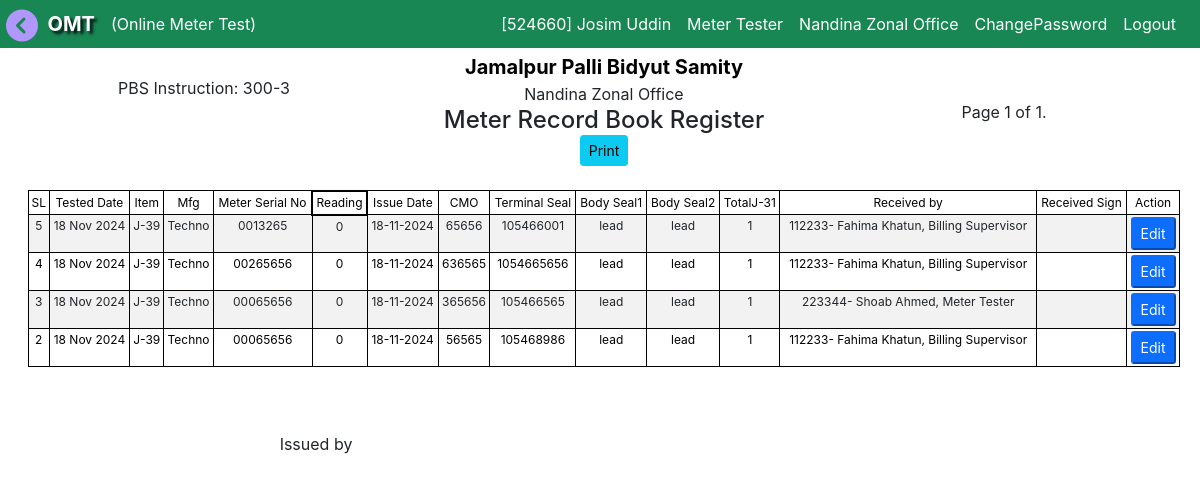
The app's page /meter_issue_list (signed in) with its own data.
### accounts/models.py (models this page shows, shortened)
class CustomUser(AbstractUser):
    ROLE_CHOICES = (
        ('admin', 'Admin'),
        ('MT', 'MT'),
        ('MTS', 'MTS'),
        ('IT', 'IT'),
        ('AGM', 'AGM'),
        ('DGM', 'DGM'),
        ('BS', 'BS'),
        ('BA', 'BA'),
        ('JE', 'JE'),
        ('LT', 'LT'),
        ('LM', 'LM'),
        ('user', 'User'),
    )
    username = models.CharField(max_length=100, unique=True)
    role = models.CharField(max_length=10, choices=ROLE_CHOICES, default='user')
    office = models.ForeignKey(Office, on_delete=models.CASCADE, null=True, blank=True)
    mobile = models.CharField(max_length=30, unique=True, blank=True, null=True)
    designation = models.ForeignKey(Designation, on_delete=models.SET_NULL, null=True, blank=True)
    training_id = models.CharField(max_length=30, unique=True, blank=True, null=True)
    date = models.DateField(auto_now_add=False, auto_now=False, default=today)
    sign_image = models.ImageField(upload_to='images/', null=True, blank=True)
    updated_by = models.CharField(max_length=100, blank=True, null=True)
    password_changed_at = models.DateTimeField(auto_now=True)  # Auto-updates on save
    def save(self, *args, **kwargs):
        if self.pk:
            original_user = CustomUser.objects.get(pk=self.pk)
            if original_user.password != self.password:
                self.password_changed_at = timezone.now()
        super().save(*args, **kwargs)

class Designation(models.Model):
    title = models.CharField(max_length=50, null=True, blank=True)
    details = models.CharField(max_length=50, null=True, blank=True)
    def __str__(self):
    	return self.title

class Office(models.Model):
	pbs = models.ForeignKey(Pbs, on_delete=models.CASCADE, blank=True, null=True)
	office_name =  models.CharField(max_length=255, null=True, blank=True)
	office_code = models.CharField(max_length=10, null=True, default="0")
	catagory = models.CharField(max_length=150, blank=True, null=True, choices= item_choice)
	updated_by = models.CharField(max_length=100, blank=True, null=True)

class Pbs(models.Model):
	pbs_code = models.CharField(max_length=10, null=True, blank=True, default="0")
	pbs_name = models.CharField(max_length=150, null=True, blank=True, default="default_pbs")
	updated_by = models.CharField(max_length=100, blank=True, null=True)

### issue_item/models.py (models this page shows, shortened)
class IssueItem(models.Model):
	office = models.ForeignKey(Office, on_delete=models.CASCADE, default=default_office)
	item = models.ForeignKey(Item, on_delete=models.CASCADE)
	serial = models.CharField(max_length=20, null=True, blank=True)
	cmo = models.CharField(max_length=20, null=True, blank=True)
	received_by = models.CharField(max_length=100, null=True, blank=True)
	meter_no = models.CharField(max_length=100, null=True, blank=True)
	reading = models.CharField(max_length=50, null=True, blank=True)
	main_seal = models.CharField(max_length=50, null=True, blank=True)
	body_seal1 = models.CharField(max_length=50, null=True, blank=True)
	body_seal2 = models.CharField(max_length=50, null=True, blank=True)
	mfg = models.CharField(max_length=50, null=True, blank=True)
	total_j31 = models.IntegerField(default=0)
	created_by = models.ForeignKey(User, on_delete=models.SET_NULL, null=True, related_name="issue_created_by")
	created_date = models.DateTimeField(auto_now_add=True, blank=True, null=True)
	updated_by = models.ForeignKey(User, on_delete=models.SET_NULL, null=True, related_name="issue_updated_by" )
	updated_date = models.DateTimeField(auto_now=True, blank=True, null=True)
	class Meta:
		ordering = ['-id']

### balance_reg/models.py (models this page shows)
class Item(models.Model):
	item_no = models.CharField(max_length=100, unique=True)
	details = models.CharField(max_length=255, blank = True)
	order = models.PositiveIntegerField(default=0)
	class Meta:
		ordering = ['order']
	def __str__(self):
		return str(self.item_no)

### accounts/decorators.py (the view)
        def _wrapped_view(request, *args, **kwargs):
            if request.user.role in allowed_roles:
                return view_func(request, *args, **kwargs)
            elif request.headers.get('x-requested-with') == 'XMLHttpRequest':
                print("ooooooooooooo")
                data = {"status":"failed", "message":"দুঃখিত, এই পরিবর্তনটি করতে আপনি অনুমতি প্রাপ্ত নন।"}
                return JsonResponse(data, safe=False)
            else:
            	raise PermissionDenied

### issue_item/views.py (called while the page is built)
@login_required
@role_required(['admin', 'MT', 'MTS'])
def meter_issue_list(request):
	item = Item.objects.all()
	try:
		item_list=IssueItem.objects.filter(office=request.user.office)
	except IssueItem.DoesNotExist:
		item_list = None
	paginator = Paginator(item_list, 20) # Show 20 contacts per page.
	page_number = request.GET.get('page')
	page_obj = paginator.get_page(page_number)
	mfg = Manufacturer.objects.all()
	employee = CustomUser.objects.filter(office=request.user.office)
	return render(request, 'issue_item/meter_issue_list.html', {'item_list':item_list, 'mfg':mfg, 'employee':employee, 'page_obj':page_obj, 'item':item})

### issue_item/templates/issue_item/meter_issue_list.html (shortened to what this page needs)
{% extends 'base.html' %}
{% load static %}
{% block content %}
<div >
<div class="m-1 col-12 w-100 row text-center ">
  <div class="col-md-4 col-sm-12 text-center"> <br>PBS Instruction: 300-3<br></div>
  <div class="col-md-4 col-sm-12 text-center"><b><a href="{% url 'test_input' %}" class="text-decoration-none fs-5">{{user.office.pbs.pbs_name}}</a></b> <br>{{user.office.office_name}}<br><span class="h4">Meter Record Book Register</span>
      <div id="print_btn"><button href="#" onClick='print_only_doc()' class="btn btn-sm btn-info">Print</button></div>
  </div>
  <div class="col-md-4 col-sm-12 text-right">  <br>
        <br>
        <div class="pagination d-flex justify-content-center">
            <span class="step-links">
                <span class="current">
                    Page {{ page_obj.number }} of {{ page_obj.paginator.num_pages }}.
                </span>
            </span>
        </div>
    </div>
<div class="w-100 table-responsive p-4 mr-2">
<table class="table table-striped mytable text-center col-12 table-responsive text-nowrap">
  <thead>
    <tr>
      <td>SL</td>
      <td>Tested Date</td>
      <td>Item</td>
      <td>Mfg</td>
      <td>Meter Serial No</td>
      <td class="text-center" style="border: 2px solid black;">Reading</td>
      <td>Issue Date</td>
      <td>CMO</td>
      <td>Terminal Seal</td>
      <td>Body Seal1</td>
      <td>Body Seal2</td>
      <td>TotalJ-31</td>
      <td>Received by</td>
      <td>Received Sign</td>
      <td style='widtd:40px;'>Action</td>
    </tr>
  </thead>
  <tbody>
    {% for data in page_obj %}
    <tr id="extra-{{data.id}}">
      <td class="data_id">{{data.id}}</td>
      <td class="data_date_1">{{ data.created_date|date:"d M Y" }}</td>
      <td class="data_item">{{data.item}}</td>
      <td class="data_mfg">{{data.mfg}}</td>
      <td class="data_meter_no">{{ data.meter_no }}</a></td>
      <td class="data_reading">{{data.reading}}</td>
      <td class="data_date_2">{{ data.created_date|date:"d-m-Y" }}</td>
      <td class="data_cmo">{{data.cmo}}</td>
      <td class="data_main_seal">{{data.main_seal}}</td>
      <td class="data_body_seal1">{{data.body_seal1}}</td>
      <td class="data_body_seal2">{{data.body_seal2}}</td>
      <td class="data_total_j31">{{data.total_j31}}</td>
      <td class="data_received_by">{{data.received_by}}</td>
      <td></td>
      <td>
        <button type="button" class="btn-sm btn-primary" data-bs-toggle="modal" data-bs-target="#issue-update-modal" onclick="editMeter({{data.id}})">Edit</button>
      </td>
    </tr>
    {% endfor %}
  </tbody>
</table>
<table class="table-sign">
<tr class="sign">
  <td rowspan="3" colspan="4"><br><br>Issued by<br>{{ profile.tested_by }}<br>{{profile.tested_designation}}</td>
  <td>
</tr>
</table>
</div>
</div>
</div>
{% endblock %}

### templates/navbar.html (shortened to what this page needs)
<nav class="navbar navbar-expand-sm navbar-dark bg-success text-white justify-content-end p-1" id="navbar">
  <div class="container-fluid">
    &nbsp; &nbsp; &nbsp; &nbsp;<span class="navbar-brand"><b style="text-shadow: 3px 3px 3px rgba(0, 0, 10, 0.9);">OMT</b></span>
    <div class="collapse navbar-collapse" id="navbarSupportedContent">
      {% if user.is_authenticated %}
        {% if role == 'MT' or role == 'MTS' %}
      <ul class="navbar-nav me-auto">
        <li class="nav-item dropdown">
          <span class="nav-link dropdown-toggle" href="#" id="navbarDropdown" role="button" data-bs-toggle="dropdown" aria-expanded="false">
            Test Data
          </span>
          <ul class="dropdown-menu" aria-labelledby="navbarDropdown">
            <li><a class="dropdown-item" href="{% url 'test_input' %}">New Test</a></li>
            <li><a class="dropdown-item" href="{% url 'test_report_multi' %}">Test Report</a></li>
            <li><a class="dropdown-item" href="{% url 'test_report_multi_search' %}">Search</a></li>
          </ul>
        </li>
        <li class="nav-item dropdown">
          <span class="nav-link dropdown-toggle" href="#" id="navbarDropdown" role="button" data-bs-toggle="dropdown" aria-expanded="false">
            Register
          </span>
          <ul class="dropdown-menu" aria-labelledby="navbarDropdown">
            <li><a class="dropdown-item" href="{% url 'issue_item' %}">Meter Issue</a></li>
            <li><a class="dropdown-item" href="{% url 'issue_seal' %}">Seal Issue</a></li>
            <li><hr class="dropdown-divider"></li>
            <li><a class="dropdown-item" href="{% url 'meter_issue_list' %}">Meter Record Book Register</a></li>
            <li><a class="dropdown-item" href="{% url 'seal_issue_list' %}">Seal Issue Register</a></li>
          </ul>
        </li>
        <li class="nav-item dropdown">
          <span class="nav-link dropdown-toggle" href="#" id="navbarDropdown" role="button" data-bs-toggle="dropdown" aria-expanded="false">
            Balance
          </span>
          <ul class="dropdown-menu" aria-labelledby="navbarDropdown">
            <li><a class="dropdown-item" href="{% url 'balance' %}">Balance</a></li>
            <li><a class="dropdown-item" href="{% url 'receive_item' %}">Receive All</a></li>
            <li><a class="dropdown-item" href="{% url 'issue_item_to_bl' %}">Send Item</a></li>
          </ul>
        </li>
        <li class="nav-item dropdown">
          <span class="nav-link dropdown-toggle" href="#" id="navbarDropdown" role="button" data-bs-toggle="dropdown" aria-expanded="false">
            More
          </span>
          <ul class="dropdown-menu" aria-labelledby="navbarDropdown">
            <li><a class="dropdown-item" href="{% url 'signup' %}">Add Employee</a></li>
            <li><a class="dropdown-item" href="{% url 'register' %}">Despass</a></li>
          </ul>
        </li>
      </ul>
      {% else %}
        (Online Meter Test)
      {% endif %}
      <ul class="navbar-nav ms-auto">
        <li class="nav-item">
          <a class="nav-link text-white text-nowrap" href="{% url 'profile' %}">[{{request.user.username}}]  {{request.user.first_name}} {{request.user.last_name}}</a>
        </li>
        <li class="nav-item">
          <a class="nav-link text-white text-nowrap" href="{% url 'profile' %}">{{request.user.designation}}</a>
        </li>
        <li class="nav-item">
          <a class="nav-link text-white text-nowrap" href="{% url 'profile' %}">{{request.user.office.office_name}}</a>
        </li>
        <li class="nav-item">
          <a class="nav-link text-white" href="{% url 'password_change' %}">ChangePassword</a>
        </li>
        <li class="nav-item">
          <a class="nav-link text-white" href="{% url 'logout' %}">Logout</a>
        </li>
      </ul>
      {% else %}
      <ul class="navbar-nav ms-auto">
        <li class="nav-item">
          <a class="nav-link text-white" href="{% url 'login' %}">Login</a>
        </li>
      </ul>
      {% endif %}
    </div>
  </div>
</nav>

### issue_item/templates/issue_item/meter_issue_list.html (style rules this page uses)
a { text-decoration: none; color: black; }
table, th, td, thead { border: 1.5px solid black; border-collapse: collapse; }
.mytable>tbody>tr>td, .mytable>thead>tr>td { border: 1px solid black; }
.table-striped { font-size: 12px; color: black; }
.mytable>tbody>tr>td, .mytable>tbody>tr>th, .mytable>tfoot>tr>td, .mytable>tfoot>tr>th, .mytable>thead>tr>td, .mytable>thead>tr>th { padding: 2px; }
.table-sign { border: 0px; width: 100% }
.sign>td { border: 0px solid black !important; text-align: center; width: 20%; }

### records on screen
CustomUser: user.username "524660", user.first_name "Josim", user.last_name "Uddin", user.designation "Meter Tester", user.office.office_name "Nandina Zonal Office", office.pbs.pbs_name "Jamalpur Palli Bidyut Samity", office.office_name "Nandina Zonal Office"
IssueItem: id "5", created_date "18 Nov 2024", item "J-39", mfg "Techno", meter_no "0013265", reading "0", created_date "18-11-2024", cmo "65656", main_seal "105466001", body_seal1 "lead", body_seal2 "lead", total_j31 "1", received_by "112233- Fahima Khatun, Billing Supervisor"
IssueItem: id "4", created_date "18 Nov 2024", item "J-39", mfg "Techno", meter_no "00265656", reading "0", created_date "18-11-2024", cmo "636565", main_seal "1054665656", body_seal1 "lead", body_seal2 "lead", total_j31 "1", received_by "112233- Fahima Khatun, Billing Supervisor"
IssueItem: id "3", created_date "18 Nov 2024", item "J-39", mfg "Techno", meter_no "00065656", reading "0", created_date "18-11-2024", cmo "365656", main_seal "105466565", body_seal1 "lead", body_seal2 "lead", total_j31 "1", received_by "223344- Shoab Ahmed, Meter Tester"
IssueItem: id "2", created_date "18 Nov 2024", item "J-39", mfg "Techno", meter_no "00065656", reading "0", created_date "18-11-2024", cmo "56565", main_seal "105468986", body_seal1 "lead", body_seal2 "lead", total_j31 "1", received_by "112233- Fahima Khatun, Billing Supervisor"

### other values on screen
{{ page_obj.number }} "1"
{{ page_obj.paginator.num_pages }} "1"
